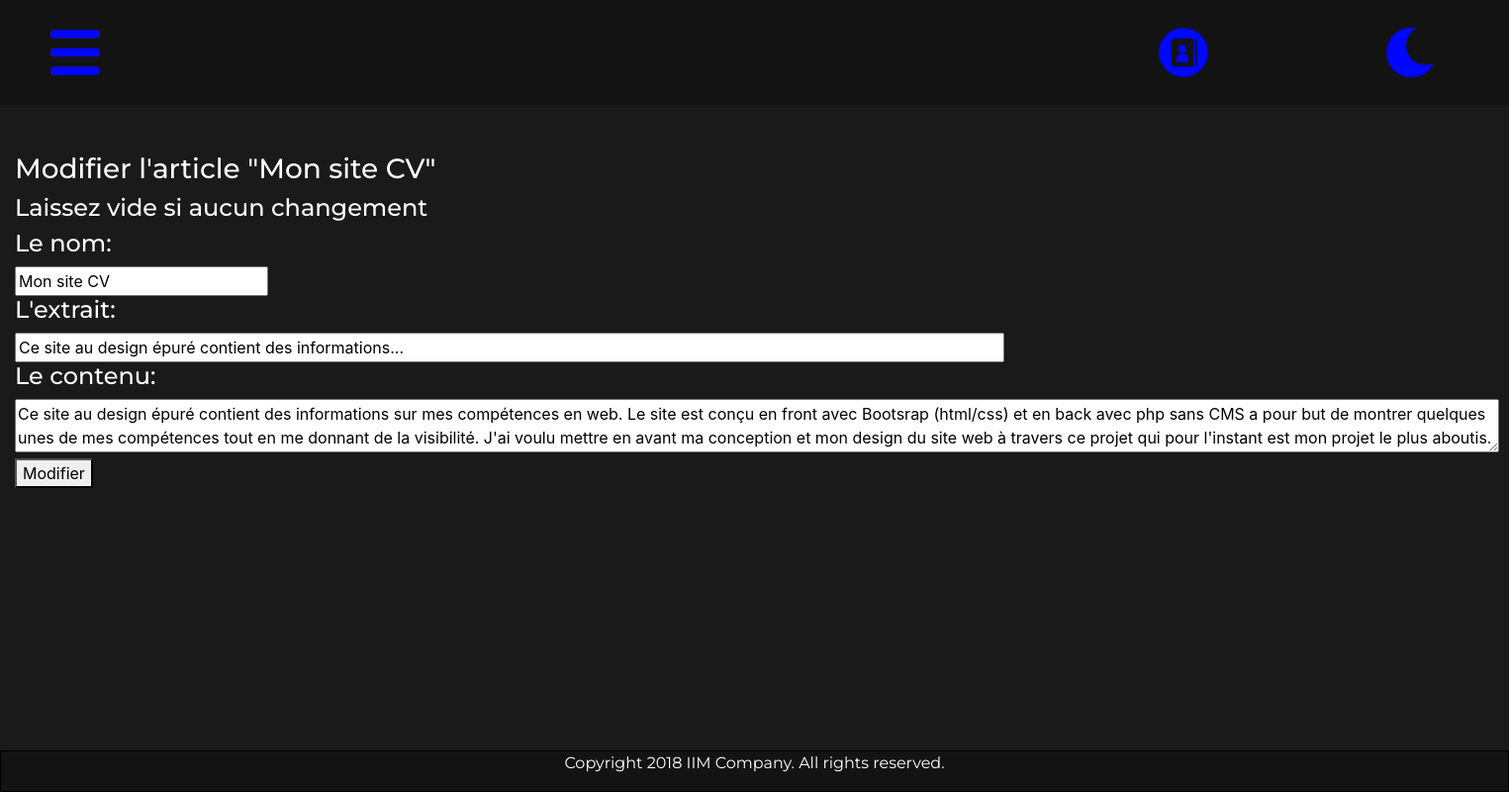
The app's page /modify_article.php?id=14 (signed in) with its own data.
### tables this page shows
CREATE TABLE `article` (
  `id` int(11) NOT NULL,
  `name` varchar(255) NOT NULL,
  `content` longtext NOT NULL,
  `extrait` longtext NOT NULL,
  `file_url1` varchar(255) NOT NULL,
  `file_url2` varchar(255) NOT NULL,
  `file_url3` varchar(255) NOT NULL
);

### function.php (called while the page is built)
<?php
function getArticle($db, $nb = null, $id = null){
    if ($nb AND !$id){
        $req = $db->query('SELECT * FROM article LIMIT'.$nb);
        $articles = $req->fetchAll();
    }
    elseif ($id){
        $req = $db->query('SELECT * FROM article WHERE id ='.$id);
        $articles = $req->fetchObject();
    }
    else{
        $req = $db->query('SELECT * FROM article');
        $articles = $req->fetchAll();
    }
    return $articles;
}

### modify_article.php (the view, shortened to what this page needs)
<?php session_start() ?><!DOCTYPE html>
<html>
    <head>
        <link rel="stylesheet" href="https://stackpath.bootstrapcdn.com/bootstrap/4.2.1/css/bootstrap.min.css">
        <link rel="stylesheet" href="style_single_article.css" />
    </head>
    <body>
        <?php
        require_once 'database.php';
        require_once 'function.php';
        $article = getArticle($db,1, $_GET['id']);
        ?>
        <header class="container-fluid">
            <nav class="navbar navbar-default navbar-fixed-top row">
                <a href="index_menu.html" class="col-md-8">
                    <img src=image/picto_menu.png class="logomenu" alt="menu">
                </a>
                <a href="admin/index_contact.php" class="col-md-1">
                    <img src=image/picto_contact.png class="logo1" alt="contact">
                </a>
                <div class="col-md-1">
                    <img src=image/picto_moon.png class="logo" alt="">
                </div>
            </nav>
        </header>
        <div class="container-fluid pt-5 pb-5">
            <h3>Modifier l'article "<?= $article->name ?>"</h3>
            <h4>Laissez vide si aucun changement</h4>
            <form method="POST">
                <h4>Le nom:</h4>
                <input type="text" name="name" value="<?= $article->name ?>"/>
                <h4>L'extrait:</h4>
                <input class="input2" type="text" name="extrait" value="<?= $article->extrait ?>"/>
                <h4>Le contenu:</h4>
                <textarea name="content"><?= $article->content ?></textarea>
                <button>Modifier</button>
            </form>
        </div>
        <footer>
            <div class="container-fluid footer">
                <div class="col-12">
                    <p class="fin">Copyright 2018 IIM Company. All rights reserved.</p>
                </div>
            </div>
        </footer>
    </body>
</html>

### style_single_article.css (style rules this page uses)
a:link { text-decoration: none; }
a { color: white; }
body { background: #1a1a1a; }
.logo { width: 50px; height: 50px; }
.logo1 { width: 50px; height: 50px; margin-left: 20px; }
.logomenu { width: 50px; height: 50px; margin-left: 20px; }
h3 { color: white; font-family: 'Montserrat', sans-serif; }
h4 { color: white; font-family: 'Montserrat', sans-serif; }
p { color: white; text-align: center; font-family: 'Montserrat', sans-serif; }
header { padding-bottom: 20px; padding-top: 20px; background: #131313; }
.input2 { width: 1000px; }
textarea { width: 1500px; }
.fin { text-align: center; }
footer { border: 1px solid rgb(0, 0, 0); background: #131313; position: fixed; left: 0; bottom: 0; width: 100%; }

### records on screen
article: name "Mon site CV", extrait "Ce site au design épuré contient des informations...", content "Ce site au design épuré contient des informations sur mes compétences en web. Le site est conçu en front avec Bootsrap (html/css) et en back avec php sans CMS a pour but de montrer quelques unes de mes compétences tout en me donnant de la visibilité. J'ai voulu mettre en avant ma conception et mon design du site web à travers ce projet qui pour l'instant est mon projet le plus aboutis."
